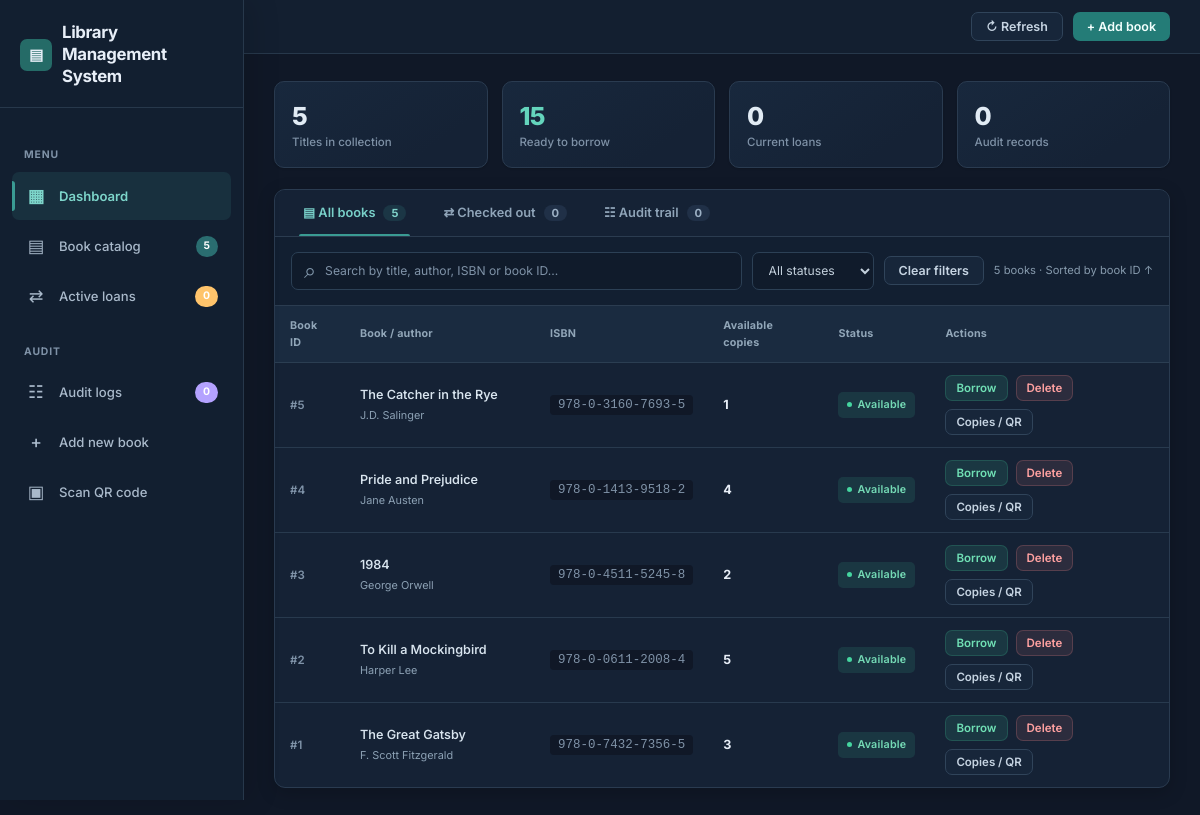
The page / on the database its author committed.
### tables this page shows
CREATE TABLE books (
    book_id INT AUTO_INCREMENT PRIMARY KEY,
    title VARCHAR(255) NOT NULL,
    author VARCHAR(255) NOT NULL,
    isbn VARCHAR(20) NOT NULL,
    available_copies INT NOT NULL DEFAULT 0
);

### includes/dashboard-data.php (called while the page is built, shortened)
<?php
require_once dirname(__DIR__) . '/db.php';
$totalBooks = $pdo->query("SELECT COUNT(*) FROM books")->fetchColumn();
$totalAvailable = $pdo->query("SELECT SUM(available_copies) FROM books")->fetchColumn() ?: 0;
$activeLoans = $pdo->query("SELECT COUNT(*) FROM loans WHERE status = 'Borrowed'")->fetchColumn();
$auditCount = $pdo->query("SELECT COUNT(*) FROM audit_logs")->fetchColumn();
$loans = $pdo->query("SELECT l.*, b.title, b.isbn FROM loans l JOIN books b ON l.book_id = b.book_id WHERE l.status = 'Borrowed' ORDER BY l.loan_id DESC")->fetchAll();
$books = $pdo->query("SELECT * FROM books ORDER BY book_id DESC")->fetchAll();
$logs = $pdo->query("SELECT * FROM audit_logs ORDER BY log_id DESC")->fetchAll();

### index.php (the view, shortened to what this page needs)
<?php
require_once __DIR__ . '/includes/dashboard-data.php';
?>
<!DOCTYPE html>
<html lang="en">
<head>
    <link rel="stylesheet" href="assets/css/app.css?v=6">
</head>
<body>
    <aside class="sidebar" id="sidebar">
        <div class="sidebar-brand">
            <h1>
                <span class="brand-icon">▤</span>
                Library Management System
            </h1>
        </div>
        <nav class="sidebar-nav">
            <div class="nav-label">Menu</div>
            <a href="#" class="nav-item active" data-section="dashboard" onclick="scrollToTop(); return false;">
                <span class="nav-icon">▦</span> Dashboard
            </a>
            <a href="#books-section" class="nav-item" data-section="books" onclick="switchTab('books'); return false;">
                <span class="nav-icon">▤</span> Book catalog
                <span class="badge"><?= $totalBooks ?></span>
            </a>
            <a href="#loans-section" class="nav-item" data-section="loans" onclick="switchTab('loans'); return false;">
                <span class="nav-icon">⇄</span> Active loans
                <span class="badge" style="background:var(--accent-amber);"><?= $activeLoans ?></span>
            </a>
            <div class="nav-label">Audit</div>
            <a href="#audit-section" class="nav-item" data-section="audit" onclick="switchTab('audit'); return false;">
                <span class="nav-icon">☷</span> Audit logs
                <span class="badge" style="background:var(--accent-purple);"><?= $auditCount ?></span>
            </a>
            <a href="#" class="nav-item" onclick="openModal('addBookModal'); return false;">
                <span class="nav-icon">+</span> Add new book
            </a>
            <a href="#" class="nav-item" onclick="openQrScanner(); return false;">
                <span class="nav-icon">▣</span> Scan QR code
            </a>
        </nav>
    </aside>
    <main class="main-content">
        <header class="topbar">
            <div class="topbar-actions">
                <button class="btn btn-secondary btn-sm" onclick="location.reload();">
                    ↻ Refresh
                </button>
                <button class="btn btn-primary btn-sm" onclick="openModal('addBookModal');">
                    + Add book
                </button>
            </div>
        </header>
        <div class="content">
            <div class="stats-grid">
                <div class="stat-card animate-in delay-1">
                    <div class="stat-value"><?= $totalBooks ?></div>
                    <div class="stat-label">Titles in collection</div>
                </div>
                <div class="stat-card animate-in delay-2">
                    <div class="stat-value"><?= $totalAvailable ?></div>
                    <div class="stat-label">Ready to borrow</div>
                </div>
                <div class="stat-card animate-in delay-3">
                    <div class="stat-value"><?= $activeLoans ?></div>
                    <div class="stat-label">Current loans</div>
                </div>
                <div class="stat-card animate-in delay-4">
                    <div class="stat-value"><?= $auditCount ?></div>
                    <div class="stat-label">Audit records</div>
                </div>
            </div>
            <div class="tabs-container animate-in delay-5" id="tabs-container">
                <div class="tabs-header" role="tablist" aria-label="Library records">
                    <button class="tab-btn active" id="tab-books" role="tab" aria-selected="true" aria-controls="panel-books" data-tab="books" onclick="switchTab('books');">
                        ▤ All books <span class="tab-count"><?= count($books) ?></span>
                    </button>
                    <button class="tab-btn" id="tab-loans" role="tab" aria-selected="false" aria-controls="panel-loans" data-tab="loans" onclick="switchTab('loans');">
                        ⇄ Checked out <span class="tab-count"><?= count($loans) ?></span>
                    </button>
                    <button class="tab-btn" id="tab-audit" role="tab" aria-selected="false" aria-controls="panel-audit" data-tab="audit" onclick="switchTab('audit');">
                        ☷ Audit trail <span class="tab-count"><?= count($logs) ?></span>
                    </button>
                </div>
                <div class="tab-panel active" id="panel-books" role="tabpanel" aria-labelledby="tab-books">
                    <div class="catalog-toolbar">
                        <label class="search-field" for="bookSearch"><span aria-hidden="true">⌕</span><input id="bookSearch" type="search" placeholder="Search by title, author, ISBN or book ID..."></label>
                        <select id="bookStatusFilter" aria-label="Filter by availability">
                            <option value="all">All statuses</option>
                        </select>
                        <button type="button" class="btn btn-secondary btn-sm" id="clearBookFilters" disabled>Clear filters</button>
                        <span class="sort-label" id="bookResultCount" aria-live="polite"><?= count($books) ?> books · Sorted by book ID ↑</span>
                    </div>
                    <?php if (count($books) > 0): ?>
                    <div style="overflow-x:auto;">
                        <table class="data-table" id="books-table">
                            <thead>
                                <tr>
                                    <th>Book ID</th>
                                    <th>Book / author</th>
                                    <th>ISBN</th>
                                    <th>Available copies</th>
                                    <th>Status</th>
                                    <th>Actions</th>
                                </tr>
                            </thead>
                            <tbody>
                                <?php foreach ($books as $book): ?>
                                <tr data-isbn="<?= htmlspecialchars($book['isbn'], ENT_QUOTES, 'UTF-8') ?>" data-search="<?= htmlspecialchars(strtolower($book['book_id'].' '.$book['title'].' '.$book['author'].' '.$book['isbn']), ENT_QUOTES) ?>" data-status="<?= $book['available_copies'] > 0 ? 'available' : 'unavailable' ?>">
                                    <td><span class="mobile-cell-label">Book ID</span>#<?= $book['book_id'] ?></td>
                                    <td class="book-author-cell"><span class="mobile-cell-label">Book / author</span><span class="book-title"><?= htmlspecialchars($book['title']) ?></span><span class="book-author"><?= htmlspecialchars($book['author']) ?></span></td>
                                    <td><span class="mobile-cell-label">ISBN</span><code style="background:var(--bg-primary);padding:3px 8px;border-radius:4px;font-size:0.78rem;color:var(--text-muted);"><?= htmlspecialchars($book['isbn']) ?></code></td>
                                    <td>
                                        <strong style="color:var(--text-primary);"><?= $book['available_copies'] ?></strong>
                                    </td>
                                    <td>
                                        <?php if ($book['available_copies'] > 0): ?>
                                            <span class="badge-status badge-available"><span class="badge-dot"></span> Available</span>
                                        <?php else: ?>
                                            <span class="badge-status badge-none"><span class="badge-dot"></span> Unavailable</span>
                                        <?php endif; ?>
                                    </td>
                                    <td>
                                        <div class="actions-cell">
                                            <?php if ($book['available_copies'] > 0): ?>
                                            <button type="button" class="btn btn-success btn-xs" data-book-id="<?= (int)$book['book_id'] ?>" data-book-title="<?= htmlspecialchars($book['title'], ENT_QUOTES, 'UTF-8') ?>" data-book-isbn="<?= htmlspecialchars($book['isbn'], ENT_QUOTES, 'UTF-8') ?>" onclick="openBorrowModal(this.dataset.bookId, this.dataset.bookTitle, this.dataset.bookIsbn);">
                                                 Borrow
                                            </button>
                                            <?php else: ?>
                                            <button class="btn btn-xs" style="opacity:0.4;cursor:not-allowed;background:var(--bg-primary);color:var(--text-muted);border:1px solid var(--border-color);" disabled>
                                                 Borrow
                                            </button>
                                            <?php endif; ?>
                                            <button type="button" class="btn btn-danger btn-xs" data-book-id="<?= (int)$book['book_id'] ?>" data-book-title="<?= htmlspecialchars($book['title'], ENT_QUOTES, 'UTF-8') ?>" onclick="confirmDelete(this.dataset.bookId, this.dataset.bookTitle);">
                                                 Delete
                                            </button>
                                            <button type="button" class="btn btn-secondary btn-xs" data-book-id="<?= (int)$book['book_id'] ?>" data-book-title="<?= htmlspecialchars($book['title'], ENT_QUOTES, 'UTF-8') ?>" data-book-isbn="<?= htmlspecialchars($book['isbn'], ENT_QUOTES, 'UTF-8') ?>" onclick="manageBookCopies(this);">
                                                Copies / QR
                                            </button>
                                        </div>
                                    </td>
                                </tr>
                                <?php endforeach; ?>
                            </tbody>
                        </table>
                    </div>
                    <?php endif; ?>
                </div>
            </div>
        </div>
    </main>
</body>
</html>

### rows shown on the page
books: book_id "5", title "The Catcher in the Rye", author "J.D. Salinger", isbn "978-0-3160-7693-5", available_copies "1", shows "Available"
books: book_id "4", title "Pride and Prejudice", author "Jane Austen", isbn "978-0-1413-9518-2", available_copies "4", shows "Available"
books: book_id "3", title "1984", author "George Orwell", isbn "978-0-4511-5245-8", available_copies "2", shows "Available"
books: book_id "2", title "To Kill a Mockingbird", author "Harper Lee", isbn "978-0-0611-2008-4", available_copies "5", shows "Available"
books: book_id "1", title "The Great Gatsby", author "F. Scott Fitzgerald", isbn "978-0-7432-7356-5", available_copies "3", shows "Available"

### other values the page prints
$totalBooks "5"
$activeLoans "0"
$auditCount "0"
$totalAvailable "15"
count($books) "5"
count($loans) "0"
count($logs) "0"
